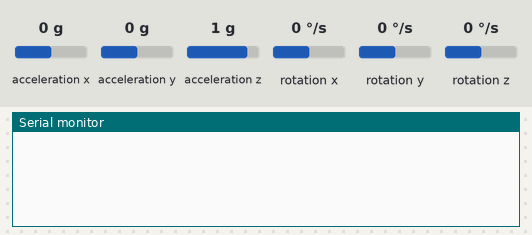
A sketch run on a simulated Arduino Uno, built with avr-gcc and run on an emulated ATmega328P. On the bench: the last lines printed to the serial monitor. Wiring (inferred from the names in the program): MPU-6050 motion sensor at I2C address 0x68. The inputs (shaded band) are chosen by the test bench; at power-on: rotation x 0 °/s, acceleration x 0 g, acceleration y 0 g, acceleration z 1 g, rotation y 0 °/s, rotation z 0 °/s.

Above: at 1.2 s.
1.3 s: rotation x set to -192 °/s
At 1.57 s:
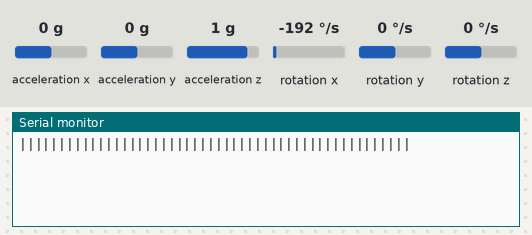
3.3 s: rotation x set to -100 °/s
At 3.6 s:
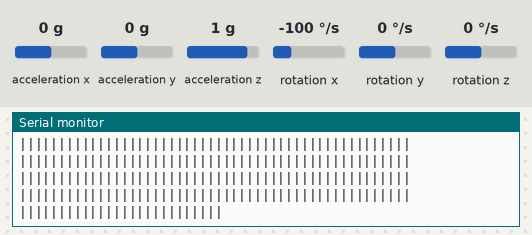
5.3 s: rotation x set to 12 °/s
At 5.63 s:
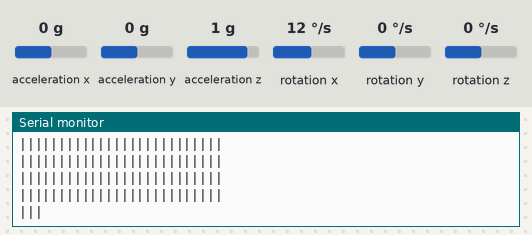
7.3 s: rotation x set to 4 °/s
At 7.65 s:
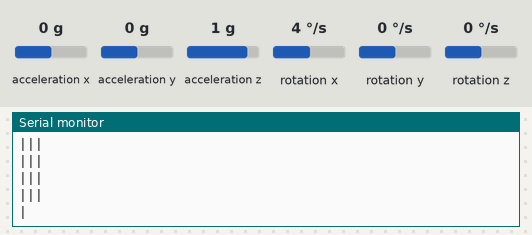

Measured:
- after the input at 1.3 s, the serial monitor: prints a new line after 0.11 s (image 1)
- after the input at 3.3 s, the serial monitor: prints a new line after 0.15 s (image 2)
- after the input at 5.3 s, the serial monitor: prints a new line after 0.17 s (image 3)
- after the input at 7.3 s, the serial monitor: prints a new line after 0.19 s (image 4)

The sketch:

GyroTest.ino
```cpp
//Vcc - 5V (Possibly 3.3V)
//GND - GND
//SCL - D5
//SDA - D4
//ADO - GND
//INT - D2

#include<Wire.h>
const int MPU_addr=0x68;  // I2C address of the MPU-6050
                          // 0x68 if AD0 is HIGH
                          // 0X69 if AD0 is LOW
int16_t AcX,AcY,AcZ,Tmp,GyX,GyY,GyZ;
void setup(){
  Wire.begin();
  Wire.beginTransmission(MPU_addr);
  Wire.write(0x6B);  // PWR_MGMT_1 register
  Wire.write(0);     // set to zero (wakes up the MPU-6050)
  Wire.endTransmission(true);
  Serial.begin(9600);
}
void loop(){
  Wire.beginTransmission(MPU_addr);
  Wire.write(0x3B);  // starting with register 0x3B (ACCEL_XOUT_H)
  Wire.endTransmission(false);
  Wire.requestFrom(MPU_addr,14,true);  // request a total of 14 registers
  AcX=Wire.read()<<8|Wire.read();  // 0x3B (ACCEL_XOUT_H) & 0x3C (ACCEL_XOUT_L)
  AcY=Wire.read()<<8|Wire.read();  // 0x3D (ACCEL_YOUT_H) & 0x3E (ACCEL_YOUT_L)
  AcZ=Wire.read()<<8|Wire.read();  // 0x3F (ACCEL_ZOUT_H) & 0x40 (ACCEL_ZOUT_L)
  Tmp=Wire.read()<<8|Wire.read();  // 0x41 (TEMP_OUT_H) & 0x42 (TEMP_OUT_L)
  GyX=Wire.read()<<8|Wire.read();  // 0x43 (GYRO_XOUT_H) & 0x44 (GYRO_XOUT_L)
  GyY=Wire.read()<<8|Wire.read();  // 0x45 (GYRO_YOUT_H) & 0x46 (GYRO_YOUT_L)
  GyZ=Wire.read()<<8|Wire.read();  // 0x47 (GYRO_ZOUT_H) & 0x48 (GYRO_ZOUT_L)
//  Serial.print("AcX = "); Serial.print(AcX);
//  Serial.print(" | AcY = "); Serial.print(AcY);
//  Serial.print(" | AcZ = "); Serial.print(AcZ);
//  Serial.print(" | Tmp = "); Serial.print(Tmp/340.00+36.53);  //equation for temperature in degrees C from datasheet
//  Serial.print(" | GyX = "); Serial.print(GyX);
//  Serial.print(" | GyY = "); Serial.print(GyY);
//  Serial.print(" | GyZ = "); Serial.println(GyZ);
  for(int i = 0; i < abs(GyX/500); i++){
    Serial.print("|");
  }
  Serial.println();
  delay(200);
}
```
